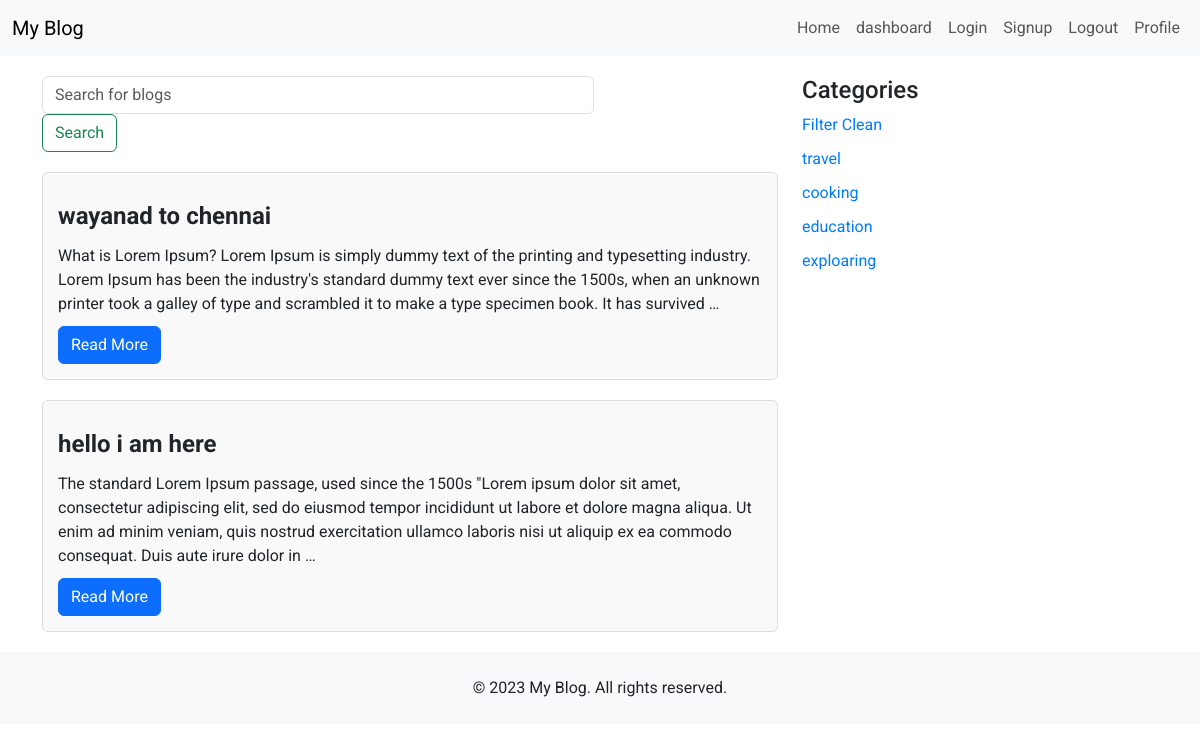
Page /category/1 on the committed database.
### blog/models.py (models this page shows, shortened)
class Post(models.Model):
    title = models.CharField(max_length=200)
    body = models.TextField()
    published_date = models.DateTimeField(auto_now_add=True)
    last_modified = models.DateTimeField(auto_now=True)
    author = models.ForeignKey(Author, on_delete=models.CASCADE)
    categories = models.ManyToManyField(Category, related_name='c_posts')
    tags = models.ManyToManyField(Tag, related_name='t_posts')
    is_published = models.BooleanField(default=False)

class Category(models.Model):
    name = models.CharField(max_length=50,unique=True)

### blog/views.py (the view)
# urls.py: path('category/<int:pk>', views.CategoryListView.as_view(), name='category'),
class CategoryListView(ListView):
     model = Post
     template_name = 'blog/category.html'
     context_object_name = 'post_list'
     def get_queryset(self):
        category = Post.objects.filter(categories__id=self.kwargs.get('pk'))
        return category
     def get_context_data(self, **kwargs) -> dict[str, Any]:
        context = super().get_context_data(**kwargs)
        context["categories"] = Category.objects.all()
        return context

### blog/templates/blog/category.html
{% extends "base.html" %}
{% load static %}
{% block extra_head %}
<link rel="stylesheet" href="{% static "blog/css/home_style.css" %}">
{% endblock extra_head %}
{% block content %}
<div class="container">
    <div class="row">
        <div class="col-md-8">
            <div class="search-bar">
                {% include "blog/searchbar.html" %}
            </div>
            <div id="posts-container">
                {% for post in  post_list%}
                <div class="post" data-category="Technology" data-tags="AI,ML,Data">
                    <div class="post-title">{{post.title}}</div>
                    <div class="post-excerpt">{{post.body|truncatewords:50}}</div>
                    <a href="{% url "blog:post_details"  post.id %}" class="btn btn-primary">Read More</a>
                </div>
                {% endfor %}
            </div>
        </div>
        <div class="col-md-4">
            <h4>Categories</h4>
            <ul class="category-list">
                <li><a href="{% url "blog:home" %}" >Filter Clean</a></li>
            {% for category in  categories %}
                <li><a href="{% url "blog:category" category.id %}" >{{ category.name }}</a></li>
            {% endfor %}
        </ul>
        </div>
    </div>
</div>
{% endblock content %}

### blog/static/blog/css/home_style.css (style rules this page uses)
body { font-family: 'Roboto', sans-serif; }
.post-title { font-size: 1.5rem; font-weight: bold; margin-top: 10px; }
.post-excerpt { font-size: 1rem; margin: 10px 0; }
.category-list, .tag-list { list-style: none; padding: 0; }
.category-list li, .tag-list li { margin-bottom: 10px; }
.category-list li a, .tag-list li a { text-decoration: none; color: #007bff; cursor: pointer; }
.search-bar { margin-bottom: 20px; }
.post { padding: 15px; border: 1px solid #ddd; border-radius: 5px; margin-bottom: 20px; background-color: #f9f9f9; }

### rows in the picture
Post: title "wayanad to chennai", body "What is Lorem Ipsum? Lorem Ipsum is simply dummy text of the printing and typesetting industry. Lorem Ipsum has been the industry's standard dummy text ever since the 1500s, when an unknown printer took a galley of type and scrambled it to make a type specimen book. It has survived …"
Post: title "hello i am here", body "The standard Lorem Ipsum passage, used since the 1500s \"Lorem ipsum dolor sit amet, consectetur adipiscing elit, sed do eiusmod tempor incididunt ut labore et dolore magna aliqua. Ut enim ad minim veniam, quis nostrud exercitation ullamco laboris nisi ut aliquip ex ea commodo consequat. Duis aute irure dolor in …"
Category: name "travel"
Category: name "cooking"
Category: name "education"
Category: name "exploaring"
